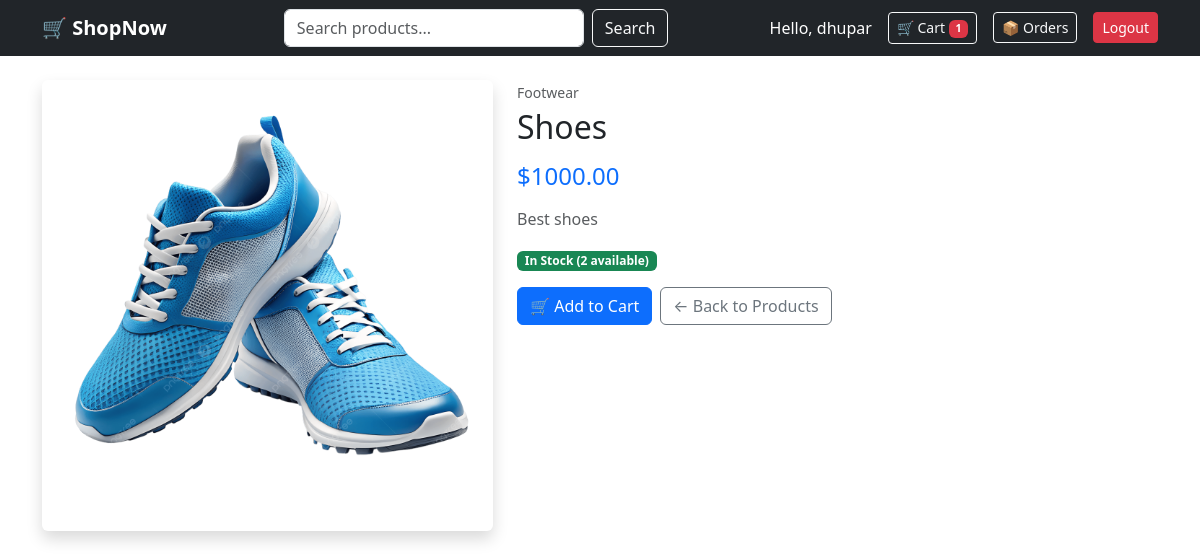
Page /product/2/ (signed in) on the committed database.
### store/models.py (models this page shows, shortened)
class Product(models.Model):
    category = models.ForeignKey(Category, on_delete=models.CASCADE)
    name = models.CharField(max_length=200)
    description = models.TextField()
    price = models.DecimalField(max_digits=10, decimal_places=2)
    image = models.ImageField(upload_to='products/', blank=True, null=True)
    stock = models.IntegerField(default=0)
    is_available = models.BooleanField(default=True)
    created_at = models.DateTimeField(auto_now_add=True)
    updated_at = models.DateTimeField(auto_now=True)
    class Meta:
        ordering = ['-created_at']  # newest products first

class Category(models.Model):
    name = models.CharField(max_length=100)
    description = models.TextField(blank=True, null=True)
    image = models.ImageField(upload_to='categories/', blank=True, null=True)
    created_at = models.DateTimeField(auto_now_add=True)
    class Meta:
        verbose_name_plural = 'Categories'  # fixes "Categorys" in admin

### store/views.py (the view)
# urls.py: path('product/<int:id>/', views.product_detail, name='product_detail'),
def product_detail(request, id):
    product = get_object_or_404(Product, id=id)
    return render(request, 'store/product_detail.html', {
        'product': product
    })

### store/models.py (called while the page is built)
    def get_total_items(self):
        return sum(item.quantity for item in self.cartitem_set.all())

### templates/store/product_detail.html (shortened to what this page needs)
{% extends 'base.html' %}
{% block content %}
<div class="row">
    <div class="col-md-5">
        {% if product.image %}
            <img src="{{ product.image.url }}" class="img-fluid rounded shadow" alt="{{ product.name }}">
        {% else %}
            <div class="bg-light d-flex align-items-center justify-content-center rounded"
                 style="height:400px;">
                <span class="text-muted">No Image Available</span>
            </div>
        {% endif %}
    </div>
    <div class="col-md-7">
        <small class="text-muted">{{ product.category.name }}</small>
        <h2 class="mt-1">{{ product.name }}</h2>
        <h4 class="text-primary my-3">${{ product.price }}</h4>
        <p class="text-muted">{{ product.description }}</p>
        <div class="mb-3">
            {% if product.stock > 0 %}
                <span class="badge bg-success">In Stock ({{ product.stock }} available)</span>
            {% else %}
                <span class="badge bg-danger">Out of Stock</span>
            {% endif %}
        </div>
        <div class="d-flex gap-2">
            {% if product.stock > 0 %}
                <a href="{% url 'add_to_cart' product.id %}" class="btn btn-primary">
                    🛒 Add to Cart
                </a>
            {% else %}
                <button class="btn btn-secondary" disabled>Out of Stock</button>
            {% endif %}
            <a href="{% url 'home' %}" class="btn btn-outline-secondary">
                ← Back to Products
            </a>
        </div>
    </div>
</div>
{% endblock %}

### templates/base.html (shortened to what this page needs)
<!DOCTYPE html>
<html lang="en">
<head>
    <link href="https://cdn.jsdelivr.net/npm/bootstrap@5.3.0/dist/css/bootstrap.min.css" rel="stylesheet">
</head>
<body>
    <nav class="navbar navbar-expand-lg navbar-dark bg-dark">
        <div class="container">
            <a class="navbar-brand fw-bold" href="{% url 'home' %}">🛒 ShopNow</a>
            <form class="d-flex mx-auto" method="GET" action="{% url 'search' %}">
                <input class="form-control me-2"
                       type="search"
                       name="q"
                       placeholder="Search products..."
                       value="{{ request.GET.q }}"
                       style="width:300px;">
                <button class="btn btn-outline-light" type="submit">Search</button>
            </form>
            <div class="d-flex align-items-center gap-3">
                {% if user.is_authenticated %}
                    <span class="text-white">Hello, {{ user.username }}</span>
                    <a href="{% url 'cart' %}" class="btn btn-outline-light btn-sm">
                        🛒 Cart
                        {% if request.user.is_authenticated %}
                            {% with request.user.cart.get_total_items as total_items %}
                                {% if total_items > 0 %}
                                    <span class="badge bg-danger">{{ total_items }}</span>
                                {% endif %}
                            {% endwith %}
                        {% endif %}
                    </a>
                    <a href="{% url 'order_history' %}" class="btn btn-outline-light btn-sm">
                        📦 Orders
                    </a>
                    <a href="{% url 'logout' %}" class="btn btn-danger btn-sm">Logout</a>
                {% else %}
                    <a href="{% url 'login' %}" class="btn btn-outline-light btn-sm">Login</a>
                    <a href="{% url 'register' %}" class="btn btn-primary btn-sm">Register</a>
                {% endif %}
            </div>
        </div>
    </nav>
    <div class="container mt-4">
        {% block content %}
        {% endblock %}
    </div>
</body>
</html>

### rows in the picture
Product: image (picture), category.name "Footwear", name "Shoes", price "1000.00", description "Best shoes", stock "2"

### other values in the picture
{{ user.username }} "dhupar"
{{ total_items }} "1"
